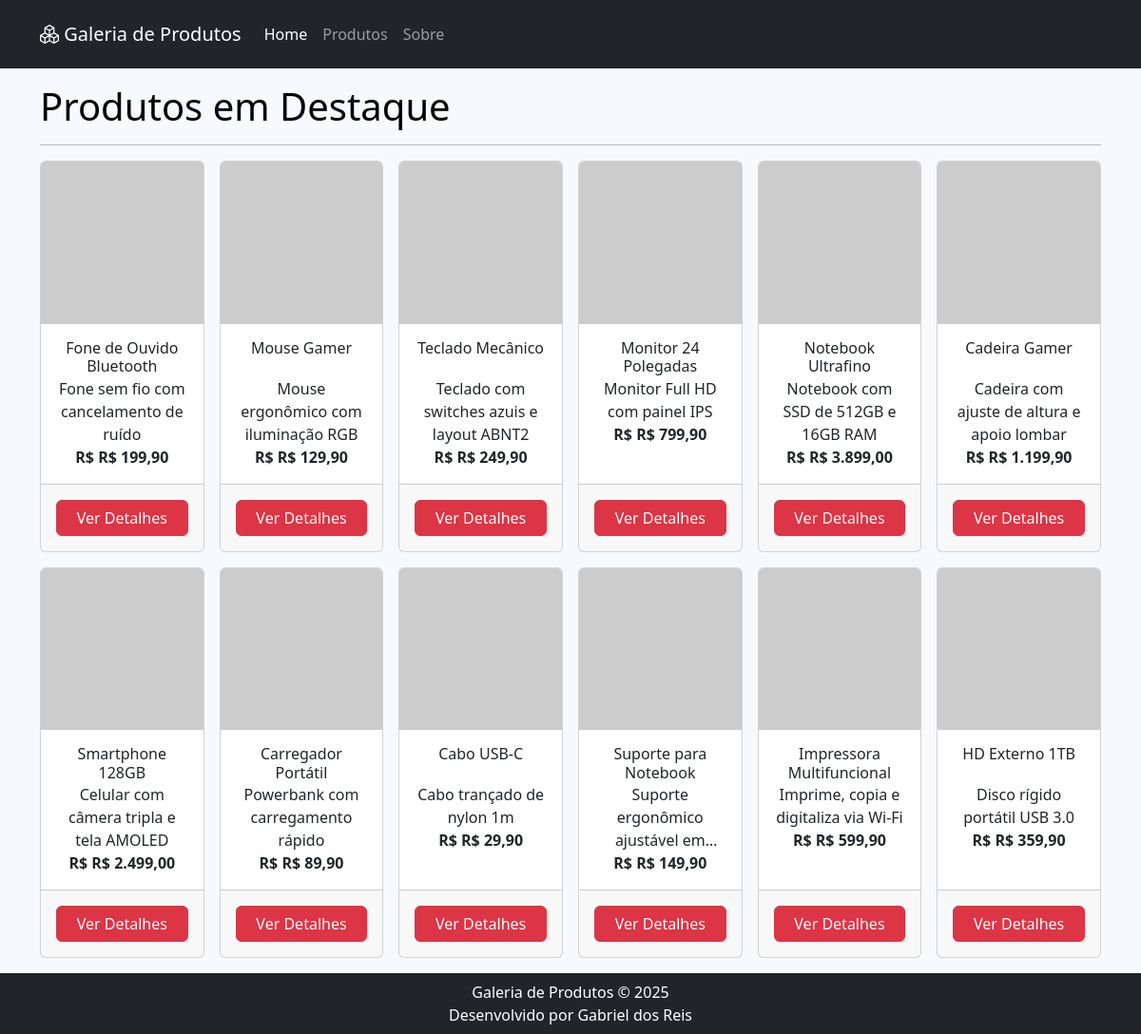
The page / on the database its author committed.
### tables this page shows
CREATE TABLE Produto (
    id INTEGER PRIMARY KEY AUTOINCREMENT,
    nome TEXT NOT NULL,
    descricao TEXT NOT NULL,
    preco REAL NOT NULL,
    estoque INTEGER NOT NULL,
    imagem TEXT NOT NULL
);

### main.py (the view)
@app.get("/")
def read_root(request: Request):
    produtos = obter_produtos_por_pagina(12,0)
    response = templates.TemplateResponse("index.html", {"request": request, "produtos": produtos})
    return response

### templates/index.html (shortened to what this page needs)
<!DOCTYPE html>
<html lang="pt-br">
<head>
    <link href="https://cdn.jsdelivr.net/npm/bootstrap@5.3.5/dist/css/bootstrap.min.css" rel="stylesheet">
    <link rel="stylesheet" href="https://cdn.jsdelivr.net/npm/bootstrap-icons@1.11.3/font/bootstrap-icons.min.css">
</head>
<body class="d-flex flex-column min-vh-100 text-bg-light">
    <header class="text-bg-dark p-2">
        <nav class="navbar navbar-expand-sm navbar-dark">
            <div class="container">
                <a class="navbar-brand" href="/">
                    <i class="bi bi-boxes"></i>
                    Galeria de Produtos
                </a>
                <div class="collapse navbar-collapse" id="mainMenu">
                    <div class="navbar-nav">
                        <a class="nav-link active" href="/">Home</a>
                        <a class="nav-link" href="/produtos">Produtos</a>
                        <a class="nav-link" href="/sobre">Sobre</a>
                    </div>
                </div>
            </div>
        </nav>
    </header>
    <main class="container my-3">
        <h1 class="display-6">Produtos em Destaque</h1>
        <hr>
        <div class="row g-3 row-cols-1 row-cols-sm-2 row-cols-md-3 row-cols-lg-4 row-cols-xl-6 align-items-stretch">
            {% for p in produtos %}
            <div class="col">
                <div class="card h-100">
                    <img src="{{p.imagem}}" class="card-img-top" alt="...">
                    <div class="card-body">
                        <h6 class="card-title text-center duas-linhas mb-0">{{p.nome}}</h6>
                        <p class="card-text text-center tres-linhas max-tres-linhas m-0">
                            {{p.descricao}}
                        </p>
                        <p class="card-text text-center">
                            <strong>R$ {{(p.preco|format_currency_br)}}</strong>
                    </div>
                    <div class="card-footer p-3">
                        <a href="/produtos/{{p.id}}" class="btn btn-danger w-100">Ver Detalhes</a>
                    </div>
                </div>
            </div>
            {% endfor %}
        </div>
    </main>
    <footer class="text-bg-dark p-2 mt-auto">
        <div class="container text-center">
            <p class="m-0">Galeria de Produtos &copy; 2025</p>
            <p class="m-0">Desenvolvido por Gabriel dos Reis</p>
        </div>
    </footer>
</body>
</html>

### templates/index.html (style rules this page uses)
.duas-linhas { height: 2.5rem; overflow: hidden; text-overflow: ellipsis; }
.max-tres-linhas { display: -webkit-box; -webkit-line-clamp: 3; -webkit-box-orient: vertical; overflow: hidden; text-overflow: ellipsis; max-height: 4.5em; line-height: 1.5em; }

### rows shown on the page
Produto: nome "Fone de Ouvido Bluetooth", descricao "Fone sem fio com cancelamento de ruído", preco "R$ 199,90"
Produto: nome "Mouse Gamer", descricao "Mouse ergonômico com iluminação RGB", preco "R$ 129,90"
Produto: nome "Teclado Mecânico", descricao "Teclado com switches azuis e layout ABNT2", preco "R$ 249,90"
Produto: nome "Monitor 24 Polegadas", descricao "Monitor Full HD com painel IPS", preco "R$ 799,90"
Produto: nome "Notebook Ultrafino", descricao "Notebook com SSD de 512GB e 16GB RAM", preco "R$ 3.899,00"
Produto: nome "Cadeira Gamer", descricao "Cadeira com ajuste de altura e apoio lombar", preco "R$ 1.199,90"
Produto: nome "Smartphone 128GB", descricao "Celular com câmera tripla e tela AMOLED", preco "R$ 2.499,00"
Produto: nome "Carregador Portátil…", descricao "Powerbank com carregamento rápido", preco "R$ 89,90"
Produto: nome "Cabo USB-C", descricao "Cabo trançado de nylon 1m", preco "R$ 29,90"
Produto: nome "Suporte para Notebook", descricao "Suporte ergonômico ajustável…", preco "R$ 149,90"
Produto: nome "Impressora Multifuncional", descricao "Imprime, copia e digitaliza via Wi-Fi", preco "R$ 599,90"
Produto: nome "HD Externo 1TB", descricao "Disco rígido portátil USB 3.0", preco "R$ 359,90"
